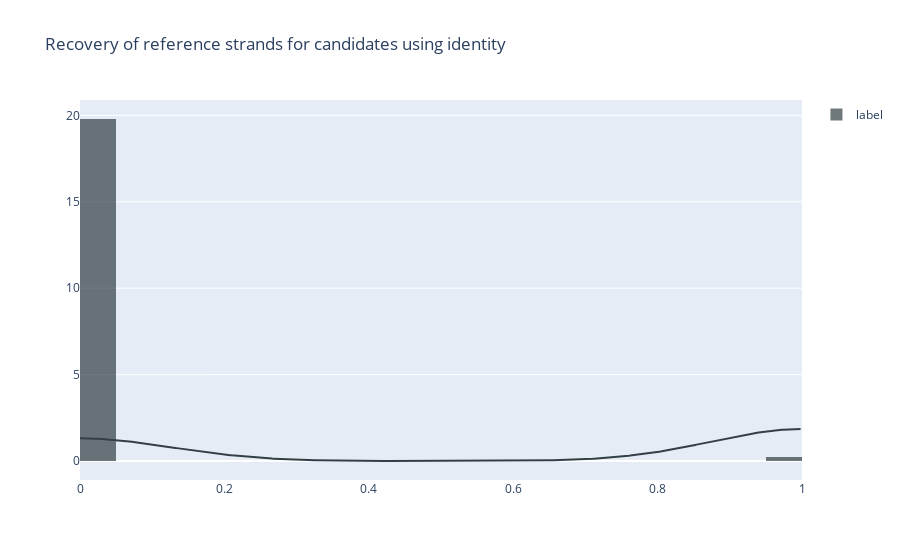

Notebook source saved alongside this figure:
### Code cell
clustering.original_strands = original_strands
clustering.fsm(candidates=decoded_strands)
df = clustering.evaluate_candidates(decoded_strands, hist=True)

### Figure 1 — Plotly figure (JSON) as saved in the notebook; plotly's stock layout.template omitted (floating-point values rounded to 4 significant figures; data arrays with more than 128 entries replaced by an {"elided": "..."} marker saying what was removed)
{"data": [{"autobinx": false, "histnorm": "probability density", "legendgroup": "label", "marker": {"color": "#333F44"}, "name": "label", "opacity": 0.7, "type": "histogram", "x": {"elided": "909 float values"}, "xaxis": "x", "xbins": {"end": 1, "size": 0.05, "start": 0}, "yaxis": "y"}, {"legendgroup": "label", "marker": {"color": "#333F44"}, "mode": "lines", "name": "label", "showlegend": false, "type": "scatter", "x": {"elided": "500 float values"}, "xaxis": "x", "y": {"elided": "500 float values"}, "yaxis": "y"}], "layout": {"barmode": "overlay", "hovermode": "closest", "legend": {"traceorder": "reversed"}, "title": {"text": "Recovery of reference strands for candidates using identity"}, "xaxis": {"anchor": "y2", "domain": [0, 1], "zeroline": false}, "yaxis": {"anchor": "free", "domain": [0, 1], "position": 0}}}
